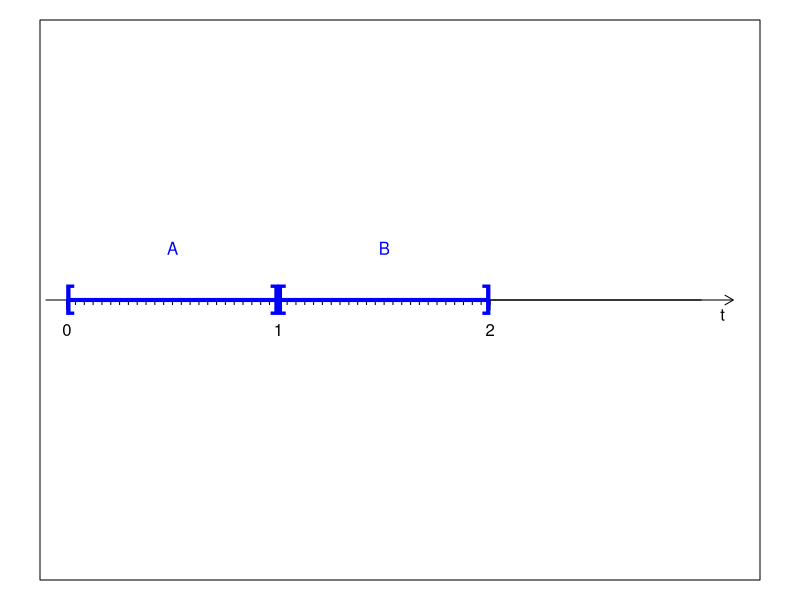
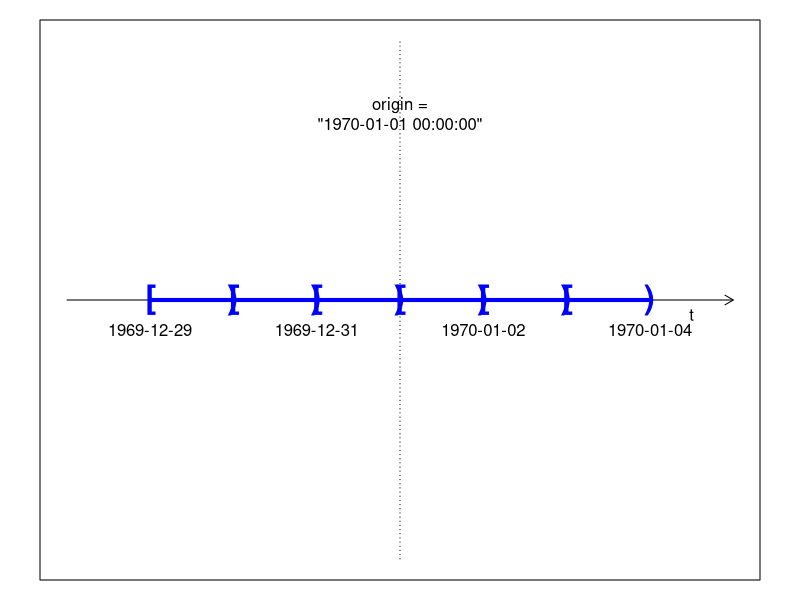
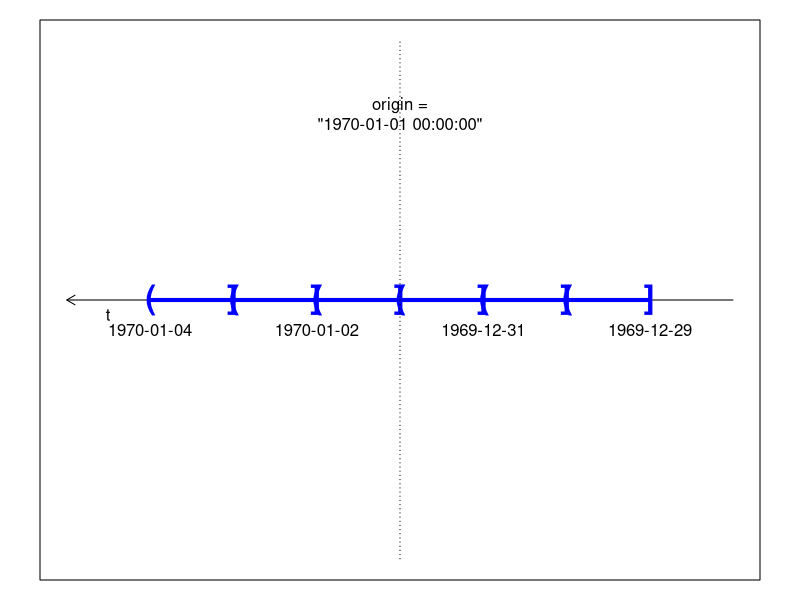
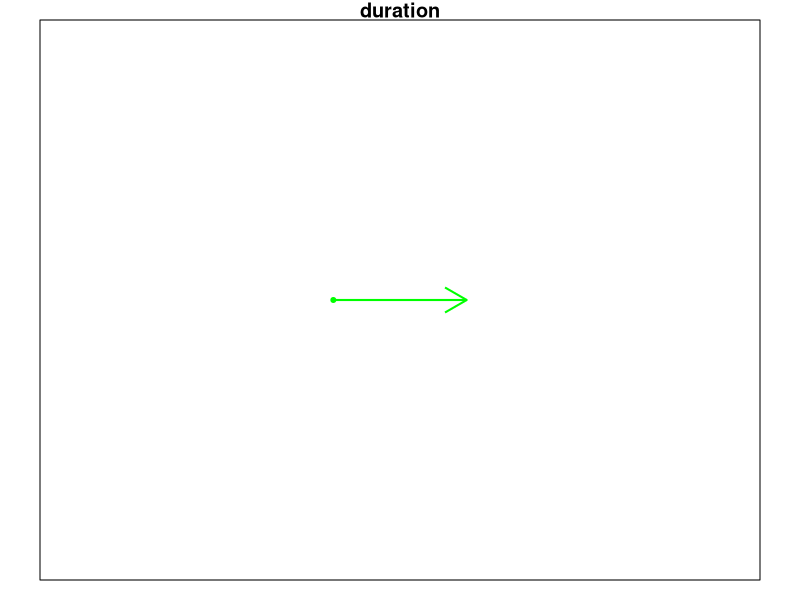

The R source for these figures, in order:
## ---- chunk 1
#plot.window(xlim=c(0,5), ylim=c(-.5, .5))
n=3
par(mar=c(1,2,1,2))
par(lend="butt")
plot(c(0,n), c(0,0), col="black", type = "l", 
     axes=F, xlim=c(0,n+.15), ylim=c(-.5, .5), 
     xlab="", ylab="")
axis(1, pos=0, labels=FALSE, tick=FALSE)
box()

arrows(x0=-.1, y0=0, x1=n+.15, length=.1)
text(n+.1, 0, "t", pos = 1)

axis(1, at=0:2, pos=0)
axis(1, at=seq(from=0, to=2, length.out=2*24+1), tcl=par("tcl")*.5, labels=FALSE, pos=0)

segments(x0=0.01, y0=0, x1=0.99, col="blue", lwd =4)
text(x=0.013, y=0, "[", col="blue", font = 2, cex=2)
text(x=0.987, y=0, "]", col="blue", font = 2, cex=2)
text(x=0.5, y= .1, "A", col="blue")

segments(x0=1.01, y0=0, x1=1.99, col="blue", lwd =4)
text(x=1.013, y=0, "[", col="blue", font = 2, cex=2)
text(x=1.987, y=0, "]", col="blue", font = 2, cex=2)
text(x=1.5, y= .1, "B", col="blue")

#segments(x0=4.01, y0=0, x1=4.99, col="blue", lwd =4)
#text(x=4.01, y=0, "[", col="blue", font = 2, cex=2)
#text(x=4.987, y=0, "]", col="blue", font = 2, cex=2)
#text(x=4.5, y= .1, "C", col="blue")
## ---- chunk 2
a <- as.POSIXct("1970-01-01 24:00:00", tz = "UTC")
print(a)
## ---- chunk 3
n = 3
a <- as.POSIXct((-n:n)*60*60*24, origin = "1970-01-01 00:00:00", tz="UTC")
#plot.window(xlim=c(0,5), ylim=c(-.5, .5))
par(mar=c(1,2,1,2))
par(lend="butt")
NDaysInSecs <- 60*60*24*n
RadiusOfWindow <- NDaysInSecs + 60*60*24
plot(a, y=rep(0, 2*n+1), type = "l", axes = F, 
     ylim=c(-1, 1), xlim = c(-RadiusOfWindow, RadiusOfWindow),
     xlab="", ylab="")
axis(1, at=a, labels=a, pos=0)
arrows(x0=a[1]-60*60*24, y0=0, x1=a[2*n+1]+60*60*24, length=.1, code = 2)
text(a[2*n+1]+60*60*12, 0, "t", pos = 1)
segments(x0=a[1:(2*n)], y0=0, x1=a[2:(2*n+1)], col="blue", lwd =4)
for (i in 1:(2*n)) text(x=a[i] + 15*60, y=0, "[", col="blue", font = 2, cex=2)
for (i in 2:(2*n+1)) text(x=a[i] - 15*60, y=0, ")", col="blue", font = 2, cex=2)
axis(2, pos=0, labels = FALSE, lwd.ticks=0, lty="dotted")
text(0, .8, "origin =\n\"1970-01-01 00:00:00\"", pos=1)
box()
## ---- chunk 4
#plot.window(xlim=c(0,5), ylim=c(-.5, .5))
par(mar=c(1,2,1,2))
par(lend="butt")
NDaysInSecs <- 60*60*24*n
RadiusOfWindow <- NDaysInSecs + 60*60*24
a1 <- rev(a)
plot(a1, y=rep(0, length(a1)), type = "l", axes = F, 
     ylim=c(-1, 1), xlim = c(RadiusOfWindow, -RadiusOfWindow),
     xlab="", ylab="")
axis(1, at=a, labels=a, pos=0)
arrows(x0=a[1]-60*60*24, y0=0, x1=a[2*n+1]+60*60*24, length=.1, code = 2)
text(a[2*n+1]+60*60*12, 0, "t", pos = 1)
segments(x0=a[1:(2*n)], y0=0, x1=a[2:(2*n+1)], col="blue", lwd =4)
for (i in 1:(2*n)) text(x=a[i] + 15*60, y=0, "]", col="blue", font = 2, cex=2)
for (i in 2:(2*n+1)) text(x=a[i] - 15*60, y=0, "(", col="blue", font = 2, cex=2)
axis(2, pos=0, labels = FALSE, lwd.ticks=0, lty="dotted")
text(0, .8, "origin =\n\"1970-01-01 00:00:00\"", pos=1)
box()
## ---- chunk 5
format(.leap.seconds, format = "%Y-%m-%d %H:%M:%S", tz="UTC",usetz=TRUE)
## ---- chunk 6
par(mar=c(1,2,1,2))
plot(2, 0, xlim=c(0,5), ylim=c(-.5, .5), col="green", pch = 20, axes=F, 
     xlab="", ylab="", main="duration")
arrows(x0=2, y0=0, x1=3, col="green", lwd =2)
box()
